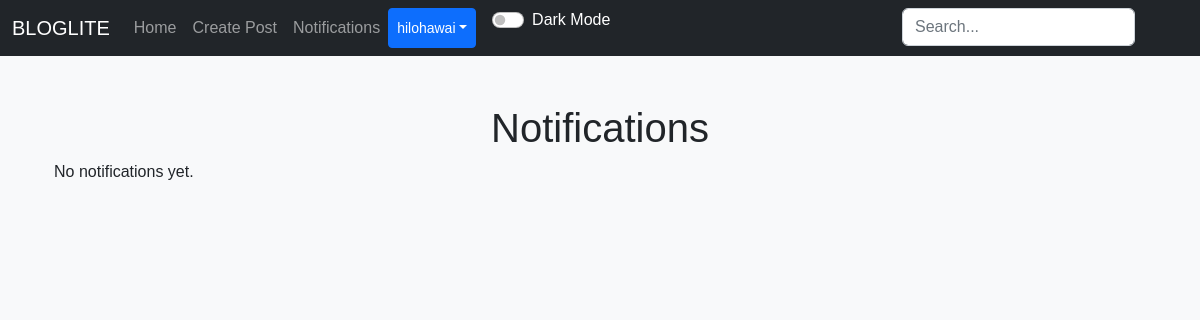
/notifications (signed in), run on an earlier commit of the app's database.
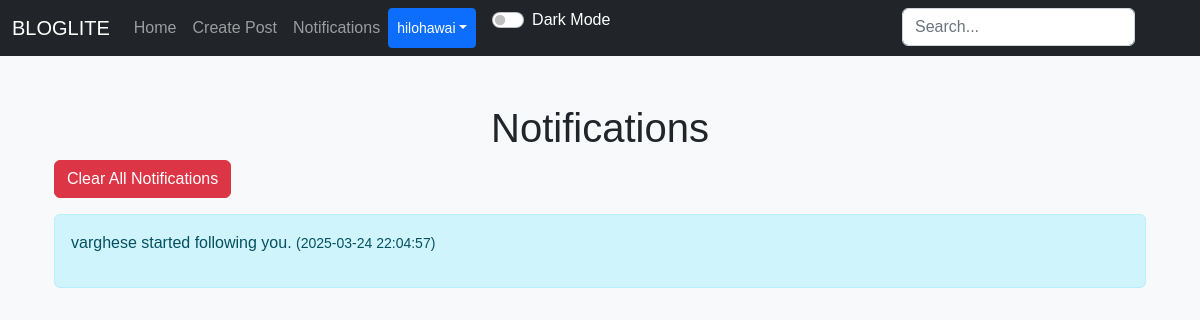
And on a later commit of the database.
### applicaton/models.py (models this page shows)
class Notification(db.Model):
    id = db.Column(db.Integer, primary_key=True)
    user_id = db.Column(db.Integer, db.ForeignKey('user.id'), nullable=False)
    message = db.Column(db.String(200), nullable=False)
    date_created = db.Column(db.DateTime(timezone=True), default=func.now())

### applicaton/views.py (the view)
@views.route("/notifications")
@login_required
def notifications():
    notifications = current_user.notifications.order_by(Notification.date_created.desc()).all()
    return render_template("notifications.html", user=current_user, notifications=notifications)

### applicaton/templates/notifications.html (shortened to what this page needs)
{% extends "nav.html" %}
{% block content %}
<div class="container mt-5">
    <h1 align="center">Notifications</h1>
    {% if notifications %}
        <form method="POST" action="{{ url_for('views.clear_notifications') }}">
            <button type="submit" class="btn btn-danger mb-3">Clear All Notifications</button>
        </form>
        {% for notification in notifications %}
            <div class="alert alert-info">
                <p>{{ notification.message | safe }} <small>({{ notification.date_created }})</small></p>
            </div>
        {% endfor %}
    {% else %}
        <p>No notifications yet.</p>
    {% endif %}
</div>
{% endblock %}

What changed in the data, as far as the page shows it:
added Notification: message "varghese started following you.", date_created "2025-03-24 22:04:57"
Also different on the page:
text no longer shown: "No notifications yet."
text now shown: "Clear All Notifications"
